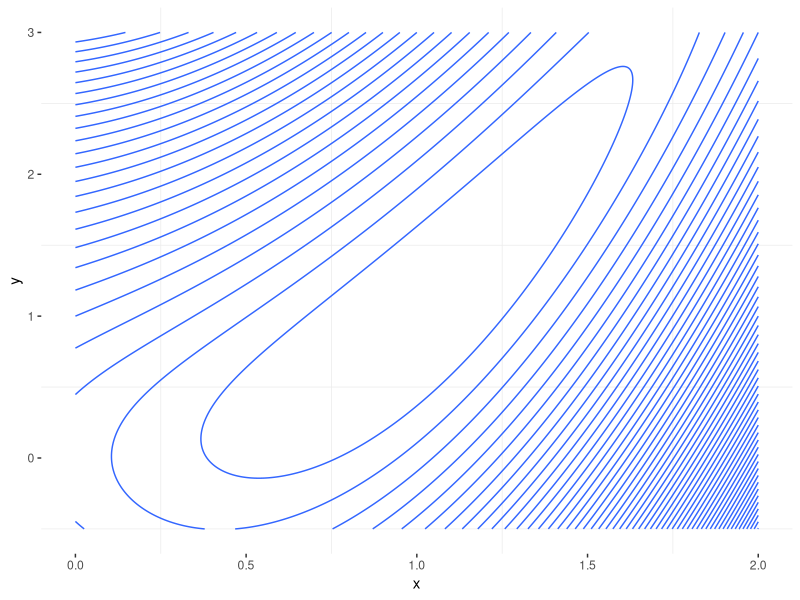

This chart was generated by the following R code: (Note: this script raises an error after producing the figure.)
# AdaGrad

library(ggplot2)

mytheme = theme_bw() + theme(panel.border = element_blank(), panel.grid.major = element_blank())

theta1_seq <- seq(0, 2,length.out =  1000)
theta2_seq <- seq(-0.5,3,length.out =  1000)
data = expand.grid(x = theta1_seq,y = theta2_seq,KEEP.OUT.ATTRS = FALSE)


response = function(theta1,theta2){
  return(0.5*(theta1^2-theta2)^2+0.5*(theta1-1)^2)
}

data = cbind(data, response = response(data$x,data$y))

plot = ggplot(data, aes(x = x, y = y, z=response)) + stat_contour(binwidth = 0.2)+mytheme


searching = data.frame(theta1=rep(0,100),theta2=rep(0,100),response=rep(0,100))

theta1 = 0
theta2 = 0

for(i in 1:2000){
  
  dtheta1 = (2*theta1^{3}-2*theta1*theta2+theta1-1)
  dtheta2 = (-(theta1^2)+theta2)
  lr1 = 0.001
  lr2 = 0.001
  
  cache1 = cache1 + dtheta1^2
  cache2 = cache2 + dtheta2^2
  
  theta1_new = theta1 - lr1*dtheta1/(cache1+1e-7)
  theta2_new = theta2 - lr2*dtheta2/(cache2+1e-7)
  response_value = response(theta1_new,theta2_new)
  
  theta1 = theta1_new
  theta2 = theta2_new
  
  cat("Iteration:", i,"\n")
  cat("theta1: ", theta1, "\n")
  cat("theta2: ", theta2, "\n")
  cat("Response: ", response_value,"\n")
  searching[i,1] = theta1
  searching[i,2] = theta2
  searching[i,3] = response_value
}

plot + geom_path(data=searching, aes(x=theta1,y=theta2))